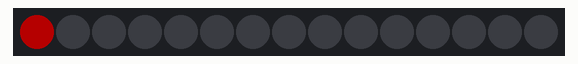
This sketch was run on a simulated Arduino Uno, built with avr-gcc and run on an emulated ATmega328P. Shown: 15 RGB LEDs in strip order, left to right. Dim RGB values are drawn brighter than linear.

Above: at 0.05 s.
At 0.55 s:
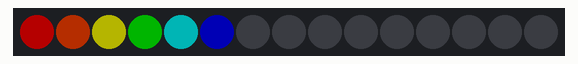
At 1.36 s:
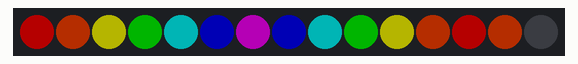
At 3.9 s:
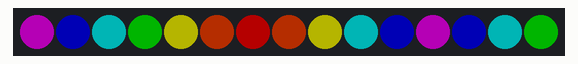
At 20.3 s:
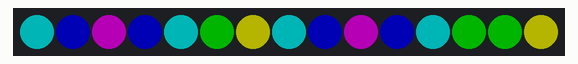
At 38.44 s:
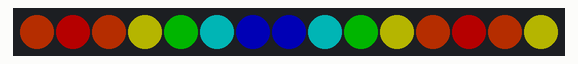

The sketch:

angela_neopixel.ino
```cpp
#include <Adafruit_NeoPixel.h>

const int stift_neopixels = 6;
const int antal_pixels = 15;

Adafruit_NeoPixel pixels = Adafruit_NeoPixel(
   antal_pixels,
   stift_neopixels,
   NEO_GRB + NEO_KHZ800
);

void setup()
{
  pixels.begin();

}

void loop()
{
   pixels.setPixelColor(0, pixels.Color(64, 0, 0));
   pixels.show();
   delay(100);
   pixels.setPixelColor(1, pixels.Color(64, 16, 0));
   pixels.show();
   delay(100);
   pixels.setPixelColor(2, pixels.Color(64, 64, 0));
   pixels.show();
   delay(100);
   pixels.setPixelColor(3, pixels.Color(0, 64, 0));
   pixels.show();
   delay(100);
   pixels.setPixelColor(4, pixels.Color(0, 64, 64));
   pixels.show();
   delay(100);
   pixels.setPixelColor(5, pixels.Color(0, 0, 64));
   pixels.show();
   delay(100);
   pixels.setPixelColor(6, pixels.Color(64, 0, 64));
   pixels.show();
   delay(100);
   pixels.setPixelColor(7, pixels.Color(0, 0, 64));
   pixels.show();
   delay(100);
   pixels.setPixelColor(8, pixels.Color(0, 64, 64));
   pixels.show();
   delay(100);
   pixels.setPixelColor(9, pixels.Color(0, 64, 0));
   pixels.show();
   delay(100);
   pixels.setPixelColor(10, pixels.Color(64, 64, 0));
   pixels.show();
   delay(100);
   pixels.setPixelColor(11, pixels.Color(64, 16, 0));
   pixels.show();
   delay(100);
   pixels.setPixelColor(12, pixels.Color(64, 0, 0));
   pixels.show();
   delay(100);
   pixels.setPixelColor(13, pixels.Color(64, 16, 0));
   pixels.show();
   delay(100);
   pixels.setPixelColor(14, pixels.Color(64, 64, 0));
   pixels.show();
   delay(100);
   pixels.setPixelColor(14, pixels.Color(0, 64, 0));
   pixels.show();
   delay(100);
   pixels.setPixelColor(13, pixels.Color(0, 64, 64));
   pixels.show();
   delay(100);
   pixels.setPixelColor(12, pixels.Color(0, 0, 64));
   pixels.show();
   delay(100);
   pixels.setPixelColor(11, pixels.Color(64, 0, 64));
   pixels.show();
   delay(100);
   pixels.setPixelColor(10, pixels.Color(0, 0, 64));
   pixels.show();
   delay(100);
   pixels.setPixelColor(9, pixels.Color(0, 64, 64));
   pixels.show();
   delay(100);
   pixels.setPixelColor(8, pixels.Color(0, 64, 0));
   pixels.show();
   delay(100);
   pixels.setPixelColor(7, pixels.Color(64, 64, 0));
   pixels.show();
   delay(100);
   pixels.setPixelColor(6, pixels.Color(64, 16, 0));
   pixels.show();
   delay(100);
   pixels.setPixelColor(5, pixels.Color(64, 0, 0));
   pixels.show();
   delay(100);
   pixels.setPixelColor(4, pixels.Color(64, 16, 0));
   pixels.show();
   delay(100);
   pixels.setPixelColor(3, pixels.Color(64, 64, 0));
   pixels.show();
   delay(100);
   pixels.setPixelColor(2, pixels.Color(0, 64, 0));
   pixels.show();
   delay(100);
   pixels.setPixelColor(1, pixels.Color(0, 64, 64));
   pixels.show();
   delay(100);
   pixels.setPixelColor(0, pixels.Color(0, 0, 64));
   pixels.show();
   delay(100);
   pixels.setPixelColor(0, pixels.Color(64, 0, 64));
   pixels.show();
   delay(100);
   pixels.setPixelColor(1, pixels.Color(0, 0, 64));
   pixels.show();
   delay(100);
   pixels.setPixelColor(2, pixels.Color(0, 64, 64));
   pixels.show();
   delay(100);
   pixels.setPixelColor(3, pixels.Color(0, 64, 0));
   pixels.show();
   delay(100);
   pixels.setPixelColor(4, pixels.Color(64, 64, 0));
   pixels.show();
   delay(100);
   pixels.setPixelColor(5, pixels.Color(64, 16, 0));
   pixels.show();
   delay(100);
   pixels.setPixelColor(6, pixels.Color(64, 0, 0));
   pixels.show();
   delay(100);
   pixels.setPixelColor(7, pixels.Color(64, 16, 0));
   pixels.show();
   delay(100);
   pixels.setPixelColor(8, pixels.Color(64, 64, 0));
   pixels.show();
   delay(100);
   pixels.setPixelColor(9, pixels.Color(0, 64, 64));
   pixels.show();
   delay(100);
   pixels.setPixelColor(10, pixels.Color(0, 0, 64));
   pixels.show();
   delay(100);
   pixels.setPixelColor(11, pixels.Color(64, 0, 64));
   pixels.show();
   delay(100);
   pixels.setPixelColor(12, pixels.Color(0, 0, 64));
   pixels.show();
   delay(100);
   pixels.setPixelColor(13, pixels.Color(0, 64, 64));
   pixels.show();
   delay(100);
   pixels.setPixelColor(14, pixels.Color(0, 64, 0));
   pixels.show();
   delay(100);
   pixels.setPixelColor(14, pixels.Color(64, 64, 0));
   pixels.show();
   delay(100);
   pixels.setPixelColor(13, pixels.Color(64, 16, 0));
   pixels.show();
   delay(100);
   pixels.setPixelColor(12, pixels.Color(64, 0, 0));
   pixels.show();
   delay(100);
   pixels.setPixelColor(11, pixels.Color(64, 16, 0));
   pixels.show();
   delay(100);
   pixels.setPixelColor(10, pixels.Color(64, 64, 0));
   pixels.show();
   delay(100);
   pixels.setPixelColor(9, pixels.Color(0, 64, 0));
   pixels.show();
   delay(100);
   pixels.setPixelColor(8, pixels.Color(0, 64, 64));
   pixels.show();
   delay(100);
   pixels.setPixelColor(7, pixels.Color(0, 0, 64));
   pixels.show();
   delay(100);
   pixels.setPixelColor(6, pixels.Color(64, 0, 64));
   pixels.show();
   delay(100);
   pixels.setPixelColor(5, pixels.Color(0, 0, 64));
   pixels.show();
   delay(100);
   pixels.setPixelColor(4, pixels.Color(64, 0, 64));
   pixels.show();
   delay(100);
   pixels.setPixelColor(3, pixels.Color(0, 0, 64));
   pixels.show();
   delay(100);
   pixels.setPixelColor(2, pixels.Color(0, 64, 64));
   pixels.show();
   delay(100);
   pixels.setPixelColor(1, pixels.Color(0, 64, 0));
   pixels.show();
   delay(100);
   pixels.setPixelColor(0, pixels.Color(64, 64, 0));
   pixels.show();
   delay(100);
   pixels.setPixelColor(0, pixels.Color(64, 16, 0));
   pixels.show();
   delay(100);
   pixels.setPixelColor(1, pixels.Color(64, 0, 0));
   pixels.show();
   delay(100);
   pixels.setPixelColor(2, pixels.Color(64, 16, 0));
   pixels.show();
   delay(100);
   pixels.setPixelColor(3, pixels.Color(64, 64, 0));
   pixels.show();
   delay(100);
   pixels.setPixelColor(4, pixels.Color(0, 64, 0));
   pixels.show();
   delay(100);
   pixels.setPixelColor(5, pixels.Color(0, 64, 64));
   pixels.show();
   delay(100);
   pixels.setPixelColor(6, pixels.Color(0, 0, 64));
   pixels.show();
   delay(100);
   pixels.setPixelColor(7, pixels.Color(64, 0, 64));
   pixels.show();
   delay(100);
   pixels.setPixelColor(8, pixels.Color(0, 0, 64));
   pixels.show();
   delay(100);
   pixels.setPixelColor(9, pixels.Color(0, 64, 64));
   pixels.show();
   delay(100);
   pixels.setPixelColor(10, pixels.Color(0, 64, 0));
   pixels.show();
   delay(100);
   pixels.setPixelColor(11, pixels.Color(64, 64, 0));
   pixels.show();
   delay(100);
   pixels.setPixelColor(12, pixels.Color(64, 16, 0));
   pixels.show();
   delay(100);
   pixels.setPixelColor(13, pixels.Color(64, 0, 0));
   pixels.show();
   delay(100);
   pixels.setPixelColor(14, pixels.Color(64, 16, 0));
   pixels.show();
   delay(100);
   pixels.setPixelColor(14, pixels.Color(64, 64, 0));
   pixels.show();
   delay(100);
   pixels.setPixelColor(13, pixels.Color(0, 64, 0));
   pixels.show();
   delay(100);
   pixels.setPixelColor(12, pixels.Color(0, 64, 0));
   pixels.show();
   delay(100);
   pixels.setPixelColor(11, pixels.Color(0, 64, 64));
   pixels.show();
   delay(100);
   pixels.setPixelColor(10, pixels.Color(0, 0, 64));
   pixels.show();
   delay(100);
   pixels.setPixelColor(9, pixels.Color(64, 0, 64));
   pixels.show();
   delay(100);
   pixels.setPixelColor(8, pixels.Color(0, 0, 64));
   pixels.show();
   delay(100);
   pixels.setPixelColor(7, pixels.Color(0, 64, 64));
   pixels.show();
   delay(100);
   pixels.setPixelColor(6, pixels.Color(0, 64, 0));
   pixels.show();
   delay(100);
   pixels.setPixelColor(5, pixels.Color(64, 64, 0));
   pixels.show();
   delay(100);
   pixels.setPixelColor(4, pixels.Color(64, 16, 0));
   pixels.show();
   delay(100);
   pixels.setPixelColor(3, pixels.Color(64, 0, 0));
   pixels.show();
   delay(100);
   pixels.setPixelColor(2, pixels.Color(64, 16, 0));
   pixels.show();
   delay(100);
   pixels.setPixelColor(1, pixels.Color(64, 64, 0));
   pixels.show();
   delay(100);
   pixels.setPixelColor(0, pixels.Color(0, 64, 0));
   pixels.show();
   delay(100);
   pixels.setPixelColor(0, pixels.Color(0, 64, 64));
   pixels.show();
   delay(100);
   pixels.setPixelColor(1, pixels.Color(0, 0, 64));
   pixels.show();
   delay(100);
   pixels.setPixelColor(2, pixels.Color(64, 0, 64));
   pixels.show();
   delay(100);
   pixels.setPixelColor(3, pixels.Color(0, 0, 64));
   pixels.show();
   delay(100);
   pixels.setPixelColor(4, pixels.Color(0, 64, 64));
   pixels.show();
   delay(100);
   pixels.setPixelColor(5, pixels.Color(0, 64, 0));
   pixels.show();
   delay(100);
   pixels.setPixelColor(6, pixels.Color(64, 64, 0));
   pixels.show();
   delay(100);
   pixels.setPixelColor(7, pixels.Color(64, 16, 0));
   pixels.show();
   delay(100);
   pixels.setPixelColor(8, pixels.Color(64, 0, 0));
   pixels.show();
   delay(100);
   pixels.setPixelColor(9, pixels.Color(64, 16, 0));
   pixels.show();
   delay(100);
   pixels.setPixelColor(10, pixels.Color(64, 64, 0));
   pixels.show();
   delay(100);
   pixels.setPixelColor(11, pixels.Color(0, 64, 0));
   pixels.show();
   delay(100);
   pixels.setPixelColor(12, pixels.Color(0, 64, 64));
   pixels.show();
   delay(100);
   pixels.setPixelColor(13, pixels.Color(0, 0, 64));
   pixels.show();
   delay(100);
   pixels.setPixelColor(14, pixels.Color(64, 0, 64));
   pixels.show();
   delay(100);
   }
```
